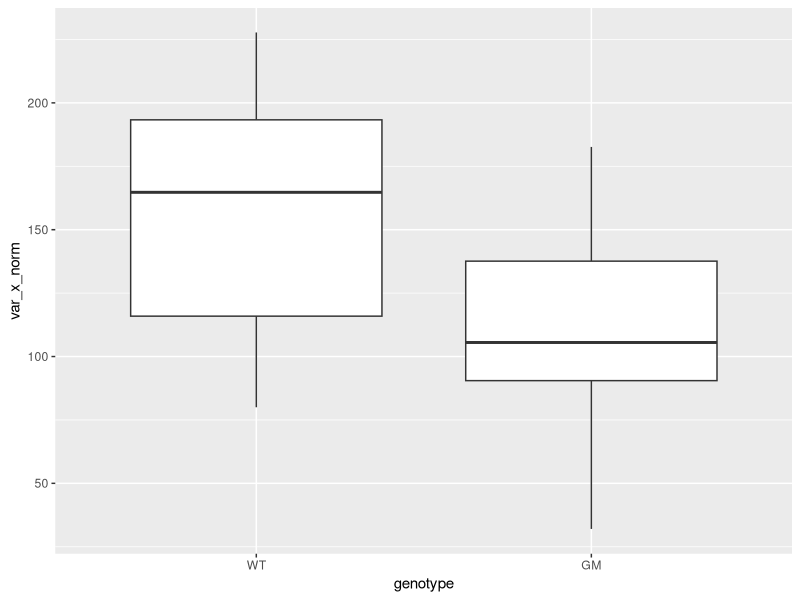
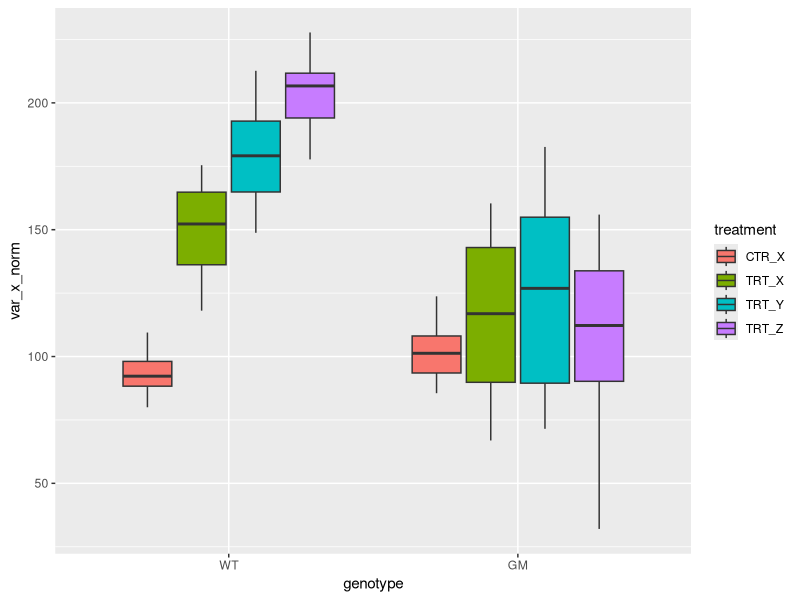
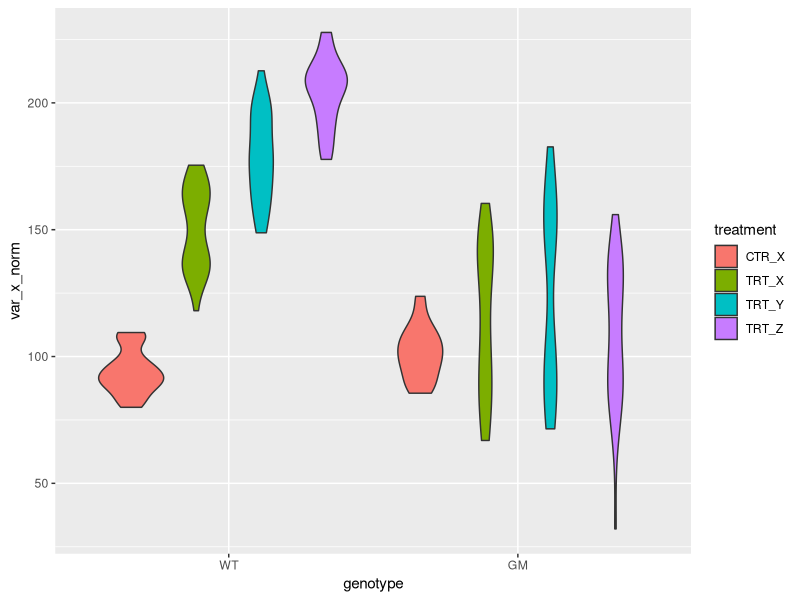
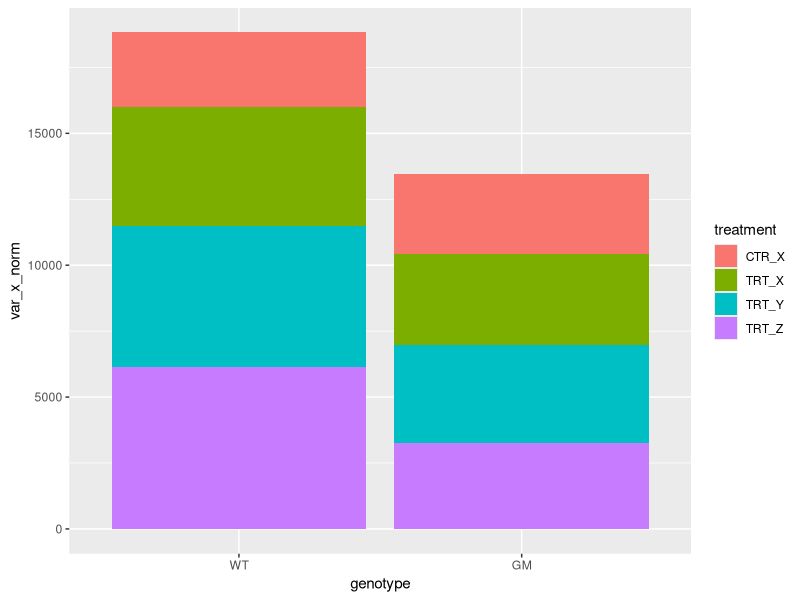
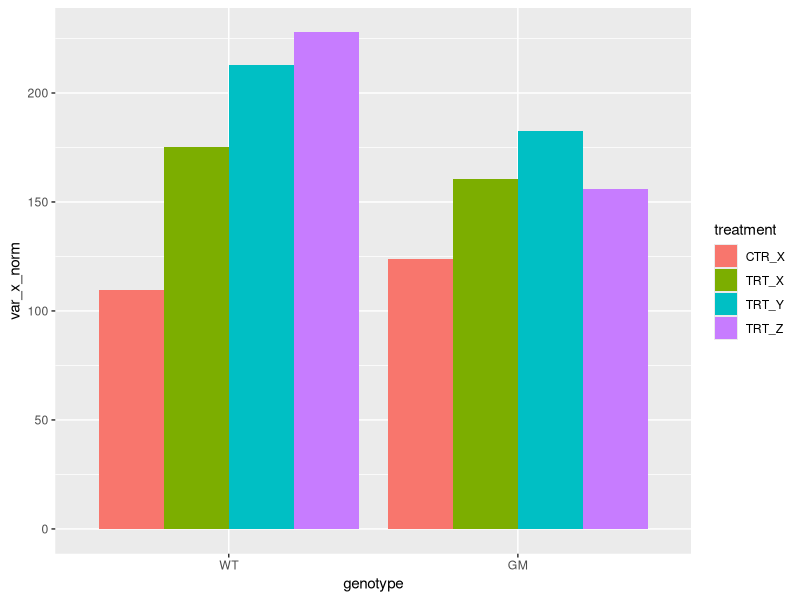
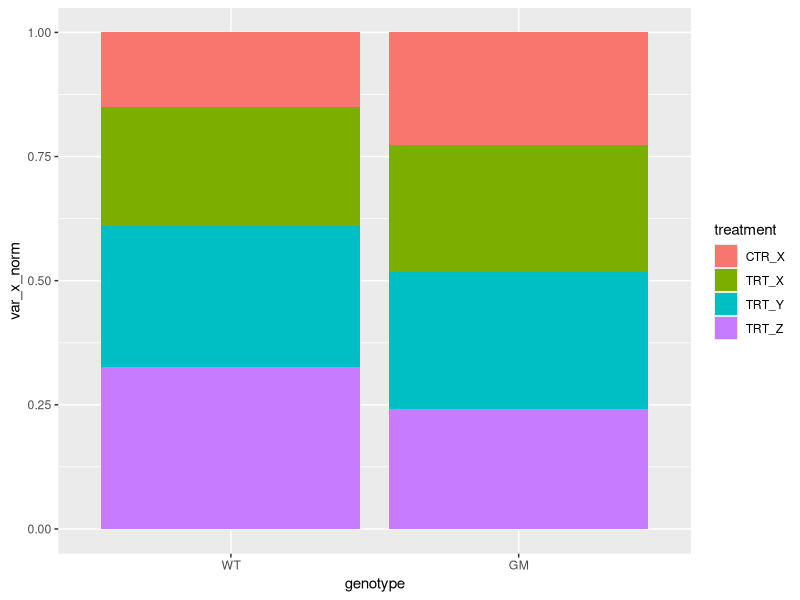
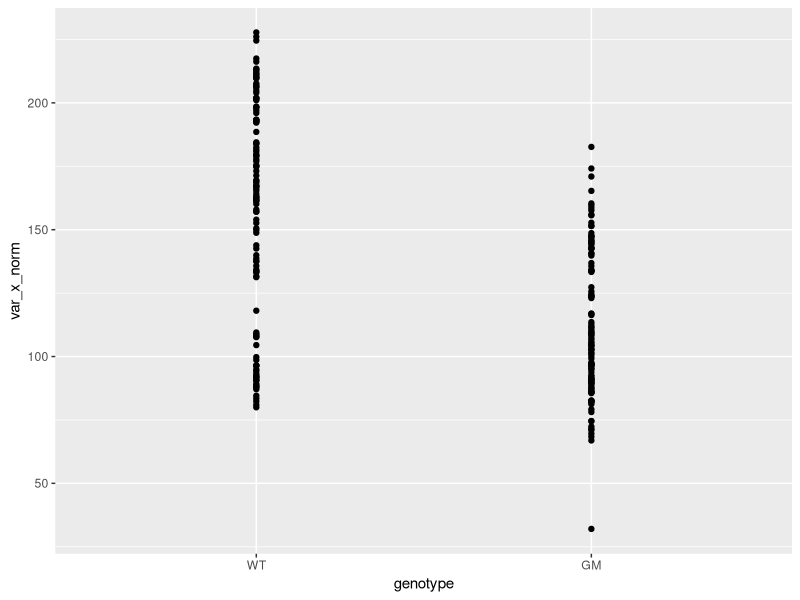
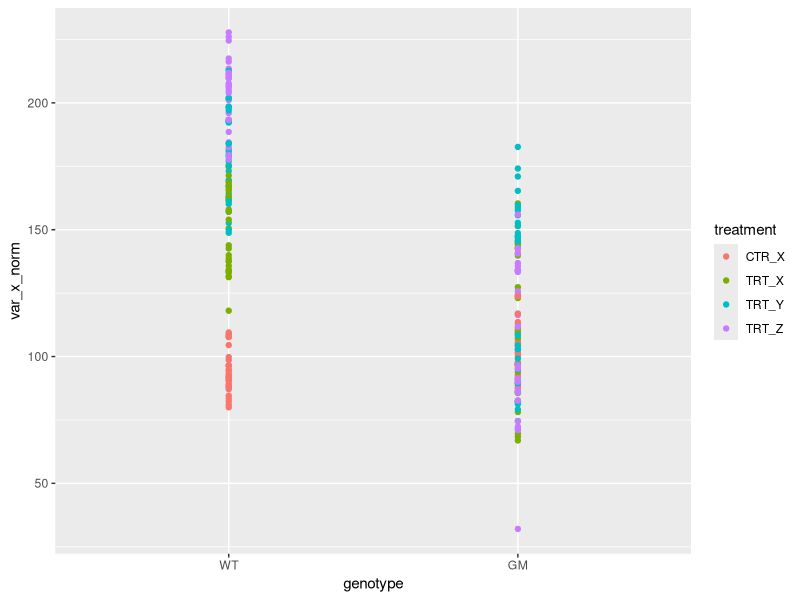

These figures' R source, in order:
## ---- chunk 1

1 + 1
10 / 5
2^5
1 * 5

## ---- chunk 2
a <- 2
b <- 3

a + b

c <- "text"
c

## ---- chunk 3
# ?sum

sum(1, 2, 3, 4, 5)

## ---- chunk 4

# ?c()

## ---- chunk 5

x <- c(0,1,2,3,4,5,6)
x

# x is a "special" vector where there is logic in the sequence.
# This vector can also be constructed with seq(from = ..., to = ..., by = 1)
x <- seq(from = 0, to = 6, by = 1)
x

y <- c(0,1,2,-3,4,-5,6,10,200,300)
y

## ---- chunk 6

if( x[1] == 0) {
    print("This is good")
} else {
    print("This is bad")
}

## ---- chunk 7

# ii is a placeholder that goes through the sequence after "in"
for(ii in 1:length(x)) {
    print(x[ii])
}

## ---- chunk 8

for(ii in 1:length(x)) {
    print(x[ii]^3)
}

## ---- chunk 9

for(ii in 1:4) {
    print(rep(ii, times = ii))
}

## ---- chunk 10

for(ii in 1:ncol(iris)) {
    print(paste0(colnames(iris)[ii], " (", nchar(colnames(iris)[ii]), ")"))
}

# for code readability, you could create intermediate objects
column <- colnames(iris)

for(ii in 1:ncol(iris)) {
    phrase <- paste0(column[ii], " (", nchar(column[ii]), ")")
    print(phrase)
}

## ---- chunk 11

for(ii in 1:nrow(iris)) {
    print(paste("Flower", ii, "is a", iris$Species[ii], "and has a Sepal.Length of", iris$Sepal.Length[ii]))
}

## ---- chunk 12

for(ii in 1:length(y)) {
    if(y[ii] < 0) { next() }
    print(y[ii])
}

# this can also be solved without next()
for(ii in 1:length(y)) {
    if(y[ii] >= 0) { print(y[ii]) }
}

## ---- chunk 13

for(ii in 1:length(y)) {
    if(y[ii] == 10) { break() }
    print(y[ii])
}

## ---- chunk 14

for(ii in 1:length(rivers)) {
    if(rivers[ii] < 500) {
        print("short river")
    } else if(rivers[ii] > 2000) {
        print("long river")
    } else {
        print(rivers[ii])
    }
}

## ---- chunk 15

library(ggplot2)
library(readr)
library(dplyr)

## ---- chunk 16

mydata <- read_csv("tidy.csv")
mydata
## ---- chunk 17

nrow(mydata)
ncol(mydata)

# to have both nrow() and ncol() in one call
dim(mydata)

## ---- chunk 18

mydata <- mutate(mydata, 
                 genotype = factor(genotype, levels = c("WT","GM")),
                 treatment = factor(treatment, levels = c("CTR_X","TRT_X","TRT_Y","TRT_Z")),
                 gender = factor(gender, levels = c("M","F")))

## ---- chunk 19

mydata <- mutate(mydata,
                 var_x_norm = var_x * norm,
                 var_y_norm = var_y * norm,
                 var_z_norm = var_z * norm)

## ---- chunk 20

mymales <- filter(mydata,
                  gender == "M")

## ---- chunk 21

summarise(mymales, 
          min_value_x_norm = min(var_x_norm),
          mean_value_x_norm = mean(var_x_norm))

## ---- chunk 22

mymales %>% 
    group_by(genotype) %>% 
    summarise(
        min_value_x_norm = min(var_x_norm),
        mean_value_x_norm = mean(var_x_norm))

## ---- chunk 23

mysummary <-
    mymales %>% 
    group_by(genotype) %>% 
    summarise(
        min_value_x_norm = min(var_x_norm),
        mean_value_x_norm = mean(var_x_norm)
    )

## ---- chunk 24

write_csv(mysummary, path = "myfirstroutput.csv")

## ---- chunk 25

mymales %>% 
    group_by(genotype) %>% 
    summarise(
        min_value_x_norm = min(var_x_norm),
        mean_value_x_norm = mean(var_x_norm)
    )

mymales %>% 
    group_by(genotype) %>% 
    summarise(
        min_value_y_norm = min(var_y_norm),
        mean_value_y_norm = mean(var_y_norm)
    )

mymales %>% 
    group_by(genotype) %>% 
    summarise(
        min_value_z_norm = min(var_z_norm),
        mean_value_z_norm = mean(var_z_norm)
    )

## ---- chunk 26

ggplot(mydata, aes(x = genotype, y = var_x_norm)) + geom_boxplot()

## ---- chunk 27

ggplot(mydata, aes(x = genotype, y = var_x_norm, fill = treatment)) + geom_boxplot()

## ---- chunk 28

ggplot(mydata, aes(x = genotype, y = var_x_norm, fill = treatment)) + geom_violin()

## ---- chunk 29

ggplot(mydata, aes(x = genotype, y = var_x_norm, fill = treatment)) + geom_col()

## ---- chunk 30

ggplot(mydata, aes(x = genotype, y = var_x_norm, fill = treatment)) + geom_col(position = "dodge")

## ---- chunk 31

ggplot(mydata, aes(x = genotype, y = var_x_norm, fill = treatment)) + geom_col(position = "fill")

## ---- chunk 32

ggplot(mydata, aes(genotype, var_x_norm)) + geom_point()

## ---- chunk 33

ggplot(mydata, aes(genotype, var_x_norm, color = treatment)) + geom_point()

## ---- chunk 34

ggplot(mydata, aes(genotype, var_x_norm, color = treatment)) + geom_point(position = position_dodge(0.30))

## ---- chunk 35
ggplot(mydata, aes(genotype, var_x_norm, color = treatment)) + 
    geom_point(position = position_dodge(0.30)) +
    facet_wrap(~gender)
## ---- chunk 36
ggplot(mydata, aes(genotype, var_x_norm, color = treatment)) + 
    geom_point(position = position_dodge(0.30)) +
    facet_grid(gender~.)
## ---- chunk 37
ggplot(mydata, aes(genotype, var_x_norm, color = treatment)) + 
    geom_point(position = position_dodge(0.30)) +
    facet_grid(.~gender)
